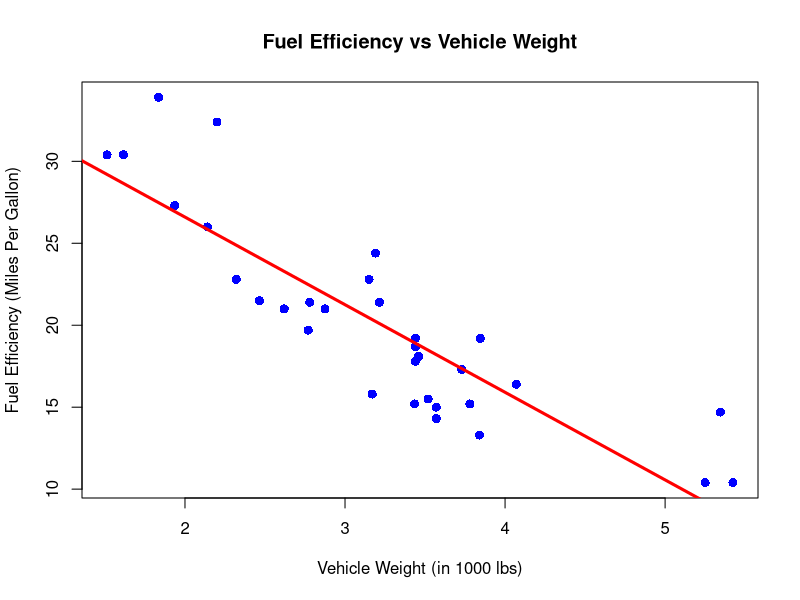

This chart was generated by the following R code:
# PA9
# T. Wallace
# 07/15/2026
# Simple Linear Regression Using Dataset: mtcars (built-in R dataset)

# Step 1: Plot the Data
plot(mtcars$wt, mtcars$mpg,
     main = "Fuel Efficiency vs Vehicle Weight",
     xlab = "Vehicle Weight (in 1000 lbs)",
     ylab = "Fuel Efficiency (Miles Per Gallon)",
     pch = 16, col = "blue", cex = 1.2)

# Step 2 & 3: Fit Linear Regression Model + Add Regression Line
model <- lm(mpg ~ wt, data = mtcars)
abline(model, col = "red", lwd = 3)

# Step 4: Interpret the Slope + Statistical Significance
summary(model)
# Confidence interval for the slope
confint(model, level = 0.95)
# Interpretation
# Estimated slope = About -5.34
# Explanation = Every additional 1,000 pounds in vehicle weight, the predicted fuel efficiency decreases by about 5.34 miles per gallon, on average
# p-value for wt = Very small (much less than 0.05)
# 95% confidence level = Does not include 0
# Conclusion = No statistically significant negative relationship between vehicle weight and fuel efficiency

# Step 5: Create new data for prediction
new_car <- data.frame(wt = 6.0)   # 6000 lbs = 6 (in thousands)

# Step 6: Get point estimate + 95% Prediction Interval
prediction <- predict(model, newdata = new_car, interval = "prediction", level = 0.95)
print(prediction)

# Step 7: Evaluation
# Weight of 6,000 lbs (wt = 6) within range of mtcars dataset and ranges between 1.5 and 5.4
# It is within the observed range so we can be confident in this prediction
# There could other factors we may want to consider though in the future
